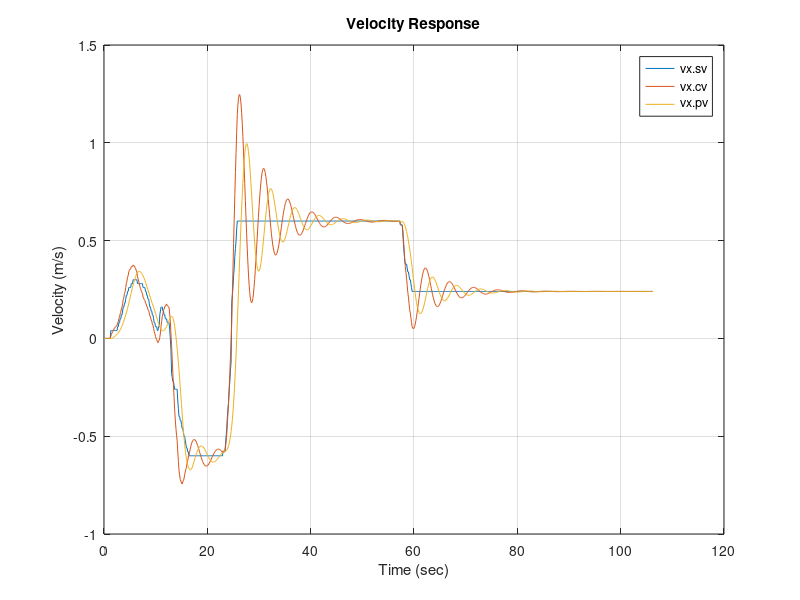

Write the MATLAB code that produced this figure.
%/**
% * @file log_plot.m
% *
% * log plot
% *
% * @author Ricardo <tsao.ricardo@iac.com.tw>
% */

clear all;
clc
log = csvread('log.csv');
log = log';

t = 120/1000; % 120 ms
n = length(log(1,:));
t = (0:(n - 1)) * (t);

sv = log(1,:); % vx.sv
cv = log(2,:); % vx.cv
pv = log(3,:); % vx.pv

figure
plot(t, sv, t, cv, t, pv)
grid on; 

title('Velocity Response')
legend('vx.sv', 'vx.cv', 'vx.pv');
xlabel('Time (sec)');
ylabel('Velocity (m/s)');




